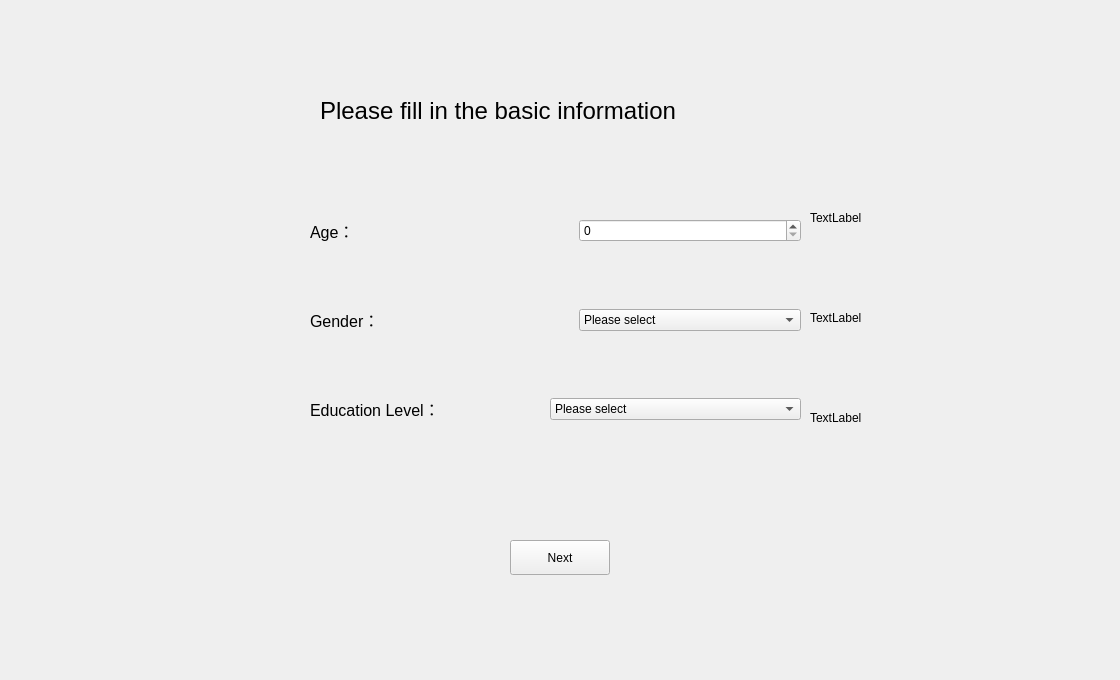
<?xml version="1.0" encoding="UTF-8"?>
<ui version="4.0">
 <class>Iowa</class>
 <widget class="QWidget" name="Iowa">
  <property name="geometry">
   <rect>
    <x>0</x>
    <y>0</y>
    <width>1120</width>
    <height>680</height>
   </rect>
  </property>
  <property name="windowTitle">
   <string>Form</string>
  </property>
  <widget class="QStackedWidget" name="stackedWidget">
   <property name="geometry">
    <rect>
     <x>0</x>
     <y>0</y>
     <width>1120</width>
     <height>680</height>
    </rect>
   </property>
   <property name="currentIndex">
    <number>2</number>
   </property>
   <widget class="QWidget" name="welcomePage">
    <widget class="QLabel" name="welcomeTitle">
     <property name="geometry">
      <rect>
       <x>270</x>
       <y>90</y>
       <width>580</width>
       <height>51</height>
      </rect>
     </property>
     <property name="font">
      <font>
       <family>Arial</family>
       <pointsize>24</pointsize>
      </font>
     </property>
     <property name="text">
      <string>Welcome to Iowa Gambling Task</string>
     </property>
    </widget>
    <widget class="QLabel" name="welcomeGif">
     <property name="geometry">
      <rect>
       <x>320</x>
       <y>240</y>
       <width>480</width>
       <height>200</height>
      </rect>
     </property>
     <property name="text">
      <string>welcomeGif show here</string>
     </property>
    </widget>
    <widget class="QPushButton" name="welcomeNext">
     <property name="geometry">
      <rect>
       <x>510</x>
       <y>540</y>
       <width>100</width>
       <height>35</height>
      </rect>
     </property>
     <property name="text">
      <string>Next</string>
     </property>
    </widget>
   </widget>
   <widget class="QWidget" name="consentPage">
    <widget class="QLabel" name="consentLabel">
     <property name="geometry">
      <rect>
       <x>60</x>
       <y>60</y>
       <width>1000</width>
       <height>400</height>
      </rect>
     </property>
     <property name="text">
      <string>consent show here</string>
     </property>
    </widget>
    <widget class="QPushButton" name="consentNext">
     <property name="geometry">
      <rect>
       <x>510</x>
       <y>540</y>
       <width>100</width>
       <height>35</height>
      </rect>
     </property>
     <property name="text">
      <string>Next</string>
     </property>
    </widget>
    <widget class="QLabel" name="consentWarn">
     <property name="enabled">
      <bool>true</bool>
     </property>
     <property name="geometry">
      <rect>
       <x>350</x>
       <y>510</y>
       <width>551</width>
       <height>20</height>
      </rect>
     </property>
     <property name="text">
      <string>warnning</string>
     </property>
    </widget>
    <widget class="QWidget" name="layoutWidget">
     <property name="geometry">
      <rect>
       <x>350</x>
       <y>480</y>
       <width>551</width>
       <height>22</height>
      </rect>
     </property>
     <layout class="QHBoxLayout" name="horizontalLayout">
      <item>
       <widget class="QRadioButton" name="consentAgree">
        <property name="text">
         <string>Yes, I agree</string>
        </property>
       </widget>
      </item>
      <item>
       <spacer name="horizontalSpacer">
        <property name="orientation">
         <enum>Qt::Horizontal</enum>
        </property>
        <property name="sizeType">
         <enum>QSizePolicy::Fixed</enum>
        </property>
        <property name="sizeHint" stdset="0">
         <size>
          <width>100</width>
          <height>20</height>
         </size>
        </property>
       </spacer>
      </item>
      <item>
       <widget class="QRadioButton" name="consentDisagree">
        <property name="text">
         <string>No, I disagree</string>
        </property>
       </widget>
      </item>
     </layout>
    </widget>
   </widget>
   <widget class="QWidget" name="demographicsPage">
    <widget class="QLabel" name="demoTitle">
     <property name="geometry">
      <rect>
       <x>320</x>
       <y>70</y>
       <width>501</width>
       <height>81</height>
      </rect>
     </property>
     <property name="font">
      <font>
       <family>Arial</family>
       <pointsize>18</pointsize>
      </font>
     </property>
     <property name="text">
      <string>Please fill in the basic information</string>
     </property>
    </widget>
    <widget class="QPushButton" name="demoNext">
     <property name="geometry">
      <rect>
       <x>510</x>
       <y>540</y>
       <width>100</width>
       <height>35</height>
      </rect>
     </property>
     <property name="text">
      <string>Next</string>
     </property>
    </widget>
    <widget class="QWidget" name="layoutWidget">
     <property name="geometry">
      <rect>
       <x>310</x>
       <y>200</y>
       <width>491</width>
       <height>243</height>
      </rect>
     </property>
     <layout class="QVBoxLayout" name="verticalLayout">
      <item>
       <layout class="QHBoxLayout" name="horizontalLayout_2">
        <item>
         <widget class="QLabel" name="demoAge">
          <property name="font">
           <font>
            <family>Arial</family>
            <pointsize>12</pointsize>
           </font>
          </property>
          <property name="text">
           <string>Age：</string>
          </property>
         </widget>
        </item>
        <item>
         <spacer name="horizontalSpacer_2">
          <property name="orientation">
           <enum>Qt::Horizontal</enum>
          </property>
          <property name="sizeType">
           <enum>QSizePolicy::Fixed</enum>
          </property>
          <property name="sizeHint" stdset="0">
           <size>
            <width>40</width>
            <height>20</height>
           </size>
          </property>
         </spacer>
        </item>
        <item>
         <widget class="QSpinBox" name="demoAgeSpin"/>
        </item>
       </layout>
      </item>
      <item>
       <spacer name="verticalSpacer">
        <property name="orientation">
         <enum>Qt::Vertical</enum>
        </property>
        <property name="sizeType">
         <enum>QSizePolicy::Fixed</enum>
        </property>
        <property name="sizeHint" stdset="0">
         <size>
          <width>20</width>
          <height>40</height>
         </size>
        </property>
       </spacer>
      </item>
      <item>
       <layout class="QHBoxLayout" name="horizontalLayout_3">
        <item>
         <widget class="QLabel" name="demoGender">
          <property name="font">
           <font>
            <family>Arial</family>
            <pointsize>12</pointsize>
           </font>
          </property>
          <property name="text">
           <string>Gender：</string>
          </property>
         </widget>
        </item>
        <item>
         <spacer name="horizontalSpacer_3">
          <property name="orientation">
           <enum>Qt::Horizontal</enum>
          </property>
          <property name="sizeType">
           <enum>QSizePolicy::Fixed</enum>
          </property>
          <property name="sizeHint" stdset="0">
           <size>
            <width>40</width>
            <height>20</height>
           </size>
          </property>
         </spacer>
        </item>
        <item>
         <widget class="QComboBox" name="demoGenderCombo">
          <item>
           <property name="text">
            <string>Please select</string>
           </property>
          </item>
          <item>
           <property name="text">
            <string>Male</string>
           </property>
          </item>
          <item>
           <property name="text">
            <string>Female</string>
           </property>
          </item>
          <item>
           <property name="text">
            <string>Prefer not to</string>
           </property>
          </item>
         </widget>
        </item>
       </layout>
      </item>
      <item>
       <spacer name="verticalSpacer_2">
        <property name="orientation">
         <enum>Qt::Vertical</enum>
        </property>
        <property name="sizeType">
         <enum>QSizePolicy::Fixed</enum>
        </property>
        <property name="sizeHint" stdset="0">
         <size>
          <width>20</width>
          <height>40</height>
         </size>
        </property>
       </spacer>
      </item>
      <item>
       <layout class="QHBoxLayout" name="horizontalLayout_4">
        <item>
         <widget class="QLabel" name="demoEducation">
          <property name="font">
           <font>
            <family>Arial</family>
            <pointsize>12</pointsize>
           </font>
          </property>
          <property name="text">
           <string>Education Level：</string>
          </property>
         </widget>
        </item>
        <item>
         <spacer name="horizontalSpacer_4">
          <property name="orientation">
           <enum>Qt::Horizontal</enum>
          </property>
          <property name="sizeType">
           <enum>QSizePolicy::Fixed</enum>
          </property>
          <property name="sizeHint" stdset="0">
           <size>
            <width>40</width>
            <height>20</height>
           </size>
          </property>
         </spacer>
        </item>
        <item>
         <widget class="QComboBox" name="demoEducationCombo">
          <item>
           <property name="text">
            <string>Please select</string>
           </property>
          </item>
          <item>
           <property name="text">
            <string>Secondray Education</string>
           </property>
          </item>
          <item>
           <property name="text">
            <string>Undergraduate Programs</string>
           </property>
          </item>
          <item>
           <property name="text">
            <string>Postgraduate Programs (Master Degree)</string>
           </property>
          </item>
          <item>
           <property name="text">
            <string>Postgraduate Programs (PhD)</string>
           </property>
          </item>
         </widget>
        </item>
       </layout>
      </item>
     </layout>
    </widget>
    <widget class="QLabel" name="demoGenderWarn">
     <property name="geometry">
      <rect>
       <x>810</x>
       <y>310</y>
       <width>301</width>
       <height>16</height>
      </rect>
     </property>
     <property name="text">
      <string>TextLabel</string>
     </property>
    </widget>
    <widget class="QLabel" name="demoEducationWarn">
     <property name="geometry">
      <rect>
       <x>810</x>
       <y>410</y>
       <width>301</width>
       <height>16</height>
      </rect>
     </property>
     <property name="text">
      <string>TextLabel</string>
     </property>
    </widget>
    <widget class="QLabel" name="demoAgeWarn">
     <property name="geometry">
      <rect>
       <x>810</x>
       <y>210</y>
       <width>301</width>
       <height>16</height>
      </rect>
     </property>
     <property name="text">
      <string>TextLabel</string>
     </property>
    </widget>
   </widget>
   <widget class="QWidget" name="introducePage">
    <widget class="QLabel" name="introduceGif">
     <property name="geometry">
      <rect>
       <x>700</x>
       <y>190</y>
       <width>400</width>
       <height>200</height>
      </rect>
     </property>
     <property name="text">
      <string>introduceGif show here</string>
     </property>
    </widget>
    <widget class="QPushButton" name="introduceNext">
     <property name="geometry">
      <rect>
       <x>510</x>
       <y>540</y>
       <width>100</width>
       <height>35</height>
      </rect>
     </property>
     <property name="text">
      <string>Next</string>
     </property>
    </widget>
    <widget class="QTextEdit" name="introduceContent">
     <property name="geometry">
      <rect>
       <x>60</x>
       <y>180</y>
       <width>601</width>
       <height>321</height>
      </rect>
     </property>
    </widget>
    <widget class="QLabel" name="label_4">
     <property name="geometry">
      <rect>
       <x>440</x>
       <y>80</y>
       <width>311</width>
       <height>51</height>
      </rect>
     </property>
     <property name="font">
      <font>
       <family>Arial</family>
       <pointsize>20</pointsize>
      </font>
     </property>
     <property name="text">
      <string>Test Introduction</string>
     </property>
    </widget>
   </widget>
   <widget class="QWidget" name="gamePage">
    <widget class="QPushButton" name="gameContinue">
     <property name="geometry">
      <rect>
       <x>510</x>
       <y>540</y>
       <width>100</width>
       <height>35</height>
      </rect>
     </property>
     <property name="text">
      <string>Continue</string>
     </property>
    </widget>
    <widget class="QLabel" name="deckA_">
     <property name="geometry">
      <rect>
       <x>160</x>
       <y>210</y>
       <width>156</width>
       <height>209</height>
      </rect>
     </property>
     <property name="text">
      <string/>
     </property>
     <property name="pixmap">
      <pixmap>unselected.png</pixmap>
     </property>
     <property name="scaledContents">
      <bool>true</bool>
     </property>
    </widget>
    <widget class="QLabel" name="deckB_">
     <property name="geometry">
      <rect>
       <x>370</x>
       <y>210</y>
       <width>156</width>
       <height>209</height>
      </rect>
     </property>
     <property name="text">
      <string/>
     </property>
     <property name="pixmap">
      <pixmap>unselected.png</pixmap>
     </property>
     <property name="scaledContents">
      <bool>true</bool>
     </property>
    </widget>
    <widget class="QLabel" name="deckC_">
     <property name="geometry">
      <rect>
       <x>580</x>
       <y>210</y>
       <width>156</width>
       <height>209</height>
      </rect>
     </property>
     <property name="text">
      <string/>
     </property>
     <property name="pixmap">
      <pixmap>unselected.png</pixmap>
     </property>
     <property name="scaledContents">
      <bool>true</bool>
     </property>
    </widget>
    <widget class="QLabel" name="deckD_">
     <property name="geometry">
      <rect>
       <x>790</x>
       <y>210</y>
       <width>156</width>
       <height>209</height>
      </rect>
     </property>
     <property name="text">
      <string/>
     </property>
     <property name="pixmap">
      <pixmap>unselected.png</pixmap>
     </property>
     <property name="scaledContents">
      <bool>true</bool>
     </property>
    </widget>
    <widget class="QLabel" name="currentMoneyLabel">
     <property name="geometry">
      <rect>
       <x>430</x>
       <y>160</y>
       <width>131</width>
       <height>31</height>
      </rect>
     </property>
     <property name="font">
      <font>
       <family>Arial</family>
       <pointsize>12</pointsize>
      </font>
     </property>
     <property name="text">
      <string>Current total：</string>
     </property>
    </widget>
    <widget class="QLabel" name="currentMoney">
     <property name="geometry">
      <rect>
       <x>570</x>
       <y>160</y>
       <width>91</width>
       <height>31</height>
      </rect>
     </property>
     <property name="font">
      <font>
       <family>Arial</family>
       <pointsize>12</pointsize>
      </font>
     </property>
     <property name="text">
      <string>money</string>
     </property>
    </widget>
    <widget class="QLabel" name="selectTip">
     <property name="geometry">
      <rect>
       <x>470</x>
       <y>490</y>
       <width>241</width>
       <height>16</height>
      </rect>
     </property>
     <property name="font">
      <font>
       <family>Arial</family>
       <pointsize>12</pointsize>
      </font>
     </property>
     <property name="text">
      <string>Please select a card</string>
     </property>
    </widget>
    <widget class="QLabel" name="gameGif">
     <property name="geometry">
      <rect>
       <x>10</x>
       <y>490</y>
       <width>261</width>
       <height>181</height>
      </rect>
     </property>
     <property name="text">
      <string/>
     </property>
    </widget>
    <widget class="QWidget" name="layoutWidget">
     <property name="geometry">
      <rect>
       <x>370</x>
       <y>420</y>
       <width>151</width>
       <height>48</height>
      </rect>
     </property>
     <layout class="QVBoxLayout" name="verticalLayout_4">
      <item>
       <widget class="QLabel" name="deckBResult">
        <property name="font">
         <font>
          <family>Arial</family>
          <pointsize>10</pointsize>
         </font>
        </property>
        <property name="text">
         <string>         DeckB</string>
        </property>
       </widget>
      </item>
      <item>
       <widget class="QLabel" name="deckBResult_2">
        <property name="font">
         <font>
          <family>Arial</family>
          <pointsize>10</pointsize>
         </font>
        </property>
        <property name="text">
         <string/>
        </property>
       </widget>
      </item>
     </layout>
    </widget>
    <widget class="QWidget" name="layoutWidget_2">
     <property name="geometry">
      <rect>
       <x>580</x>
       <y>420</y>
       <width>151</width>
       <height>48</height>
      </rect>
     </property>
     <layout class="QVBoxLayout" name="verticalLayout_5">
      <item>
       <widget class="QLabel" name="deckCResult">
        <property name="font">
         <font>
          <family>Arial</family>
          <pointsize>10</pointsize>
         </font>
        </property>
        <property name="text">
         <string>         DeckC</string>
        </property>
       </widget>
      </item>
      <item>
       <widget class="QLabel" name="deckCResult_2">
        <property name="font">
         <font>
          <family>Arial</family>
          <pointsize>10</pointsize>
         </font>
        </property>
        <property name="text">
         <string/>
        </property>
       </widget>
      </item>
     </layout>
    </widget>
    <widget class="QWidget" name="layoutWidget_3">
     <property name="geometry">
      <rect>
       <x>790</x>
       <y>420</y>
       <width>151</width>
       <height>48</height>
      </rect>
     </property>
     <layout class="QVBoxLayout" name="verticalLayout_6">
      <item>
       <widget class="QLabel" name="deckDResult">
        <property name="font">
         <font>
          <family>Arial</family>
          <pointsize>10</pointsize>
         </font>
        </property>
        <property name="text">
         <string>         DeckD</string>
        </property>
       </widget>
      </item>
      <item>
       <widget class="QLabel" name="deckDResult_2">
        <property name="font">
         <font>
          <family>Arial</family>
          <pointsize>10</pointsize>
         </font>
        </property>
        <property name="text">
         <string/>
        </property>
       </widget>
      </item>
     </layout>
    </widget>
    <widget class="QWidget" name="layoutWidget">
     <property name="geometry">
      <rect>
       <x>160</x>
       <y>420</y>
       <width>151</width>
       <height>48</height>
      </rect>
     </property>
     <layout class="QVBoxLayout" name="verticalLayout_3">
      <item>
       <widget class="QLabel" name="deckAResult">
        <property name="font">
         <font>
          <family>Arial</family>
          <pointsize>10</pointsize>
         </font>
        </property>
        <property name="text">
         <string>        DeckA</string>
        </property>
       </widget>
      </item>
      <item>
       <widget class="QLabel" name="deckAResult_2">
        <property name="font">
         <font>
          <family>Arial</family>
          <pointsize>10</pointsize>
         </font>
        </property>
        <property name="text">
         <string/>
        </property>
       </widget>
      </item>
     </layout>
    </widget>
    <widget class="QLabel" name="label">
     <property name="geometry">
      <rect>
       <x>200</x>
       <y>60</y>
       <width>700</width>
       <height>20</height>
      </rect>
     </property>
     <property name="text">
      <string/>
     </property>
     <property name="pixmap">
      <pixmap>axis.png</pixmap>
     </property>
     <property name="scaledContents">
      <bool>true</bool>
     </property>
    </widget>
    <widget class="QLabel" name="label_2">
     <property name="geometry">
      <rect>
       <x>150</x>
       <y>82</y>
       <width>40</width>
       <height>15</height>
      </rect>
     </property>
     <property name="font">
      <font>
       <family>Arial</family>
       <pointsize>10</pointsize>
      </font>
     </property>
     <property name="text">
      <string>Cash</string>
     </property>
    </widget>
    <widget class="QLabel" name="label_3">
     <property name="geometry">
      <rect>
       <x>120</x>
       <y>100</y>
       <width>70</width>
       <height>15</height>
      </rect>
     </property>
     <property name="font">
      <font>
       <family>Arial</family>
       <pointsize>10</pointsize>
      </font>
     </property>
     <property name="text">
      <string>Borrowed</string>
     </property>
    </widget>
    <widget class="QLabel" name="gameCashBar">
     <property name="geometry">
      <rect>
       <x>550</x>
       <y>82</y>
       <width>100</width>
       <height>15</height>
      </rect>
     </property>
     <property name="text">
      <string>Cash bar</string>
     </property>
    </widget>
    <widget class="QLabel" name="gameBorrowedBar">
     <property name="geometry">
      <rect>
       <x>550</x>
       <y>100</y>
       <width>100</width>
       <height>15</height>
      </rect>
     </property>
     <property name="text">
      <string>Borrowed bar</string>
     </property>
    </widget>
    <widget class="QLabel" name="currentMoneyLabel_2">
     <property name="geometry">
      <rect>
       <x>483</x>
       <y>130</y>
       <width>71</width>
       <height>31</height>
      </rect>
     </property>
     <property name="font">
      <font>
       <family>Arial</family>
       <pointsize>12</pointsize>
      </font>
     </property>
     <property name="text">
      <string>Round：</string>
     </property>
    </widget>
    <widget class="QLabel" name="currentRound">
     <property name="geometry">
      <rect>
       <x>570</x>
       <y>130</y>
       <width>91</width>
       <height>31</height>
      </rect>
     </property>
     <property name="font">
      <font>
       <family>Arial</family>
       <pointsize>12</pointsize>
      </font>
     </property>
     <property name="text">
      <string/>
     </property>
    </widget>
   </widget>
   <widget class="QWidget" name="finalMoneyPage">
    <widget class="QLabel" name="finalMonetTitle">
     <property name="geometry">
      <rect>
       <x>430</x>
       <y>110</y>
       <width>261</width>
       <height>81</height>
      </rect>
     </property>
     <property name="font">
      <font>
       <family>Arial</family>
       <pointsize>20</pointsize>
      </font>
     </property>
     <property name="text">
      <string>Your final money</string>
     </property>
    </widget>
    <widget class="QLabel" name="finalMonetGif">
     <property name="geometry">
      <rect>
       <x>370</x>
       <y>260</y>
       <width>351</width>
       <height>201</height>
      </rect>
     </property>
     <property name="text">
      <string>fainaMoneyGif show here</string>
     </property>
    </widget>
    <widget class="QPushButton" name="finalMonetNext">
     <property name="geometry">
      <rect>
       <x>510</x>
       <y>540</y>
       <width>100</width>
       <height>35</height>
      </rect>
     </property>
     <property name="text">
      <string>Next</string>
     </property>
    </widget>
    <widget class="QLabel" name="finalMoneyValue">
     <property name="geometry">
      <rect>
       <x>470</x>
       <y>190</y>
       <width>151</width>
       <height>51</height>
      </rect>
     </property>
     <property name="font">
      <font>
       <family>Arial</family>
       <pointsize>18</pointsize>
      </font>
     </property>
     <property name="text">
      <string>final Money</string>
     </property>
    </widget>
    <widget class="QLabel" name="finalBar">
     <property name="geometry">
      <rect>
       <x>190</x>
       <y>100</y>
       <width>731</width>
       <height>10</height>
      </rect>
     </property>
     <property name="text">
      <string/>
     </property>
    </widget>
   </widget>
   <widget class="QWidget" name="debriefPage">
    <widget class="QLabel" name="debriefTitle">
     <property name="geometry">
      <rect>
       <x>390</x>
       <y>90</y>
       <width>341</width>
       <height>91</height>
      </rect>
     </property>
     <property name="font">
      <font>
       <family>Arial</family>
       <pointsize>20</pointsize>
      </font>
     </property>
     <property name="text">
      <string>About this experiment</string>
     </property>
    </widget>
    <widget class="QPushButton" name="debriefQuit">
     <property name="geometry">
      <rect>
       <x>510</x>
       <y>540</y>
       <width>100</width>
       <height>35</height>
      </rect>
     </property>
     <property name="text">
      <string>Save Quit</string>
     </property>
    </widget>
    <widget class="QTextEdit" name="debriefContent">
     <property name="geometry">
      <rect>
       <x>250</x>
       <y>190</y>
       <width>621</width>
       <height>301</height>
      </rect>
     </property>
    </widget>
    <widget class="Line" name="line">
     <property name="geometry">
      <rect>
       <x>550</x>
       <y>549</y>
       <width>20</width>
       <height>21</height>
      </rect>
     </property>
     <property name="orientation">
      <enum>Qt::Vertical</enum>
     </property>
    </widget>
   </widget>
  </widget>
 </widget>
 <resources/>
 <connections/>
</ui>
